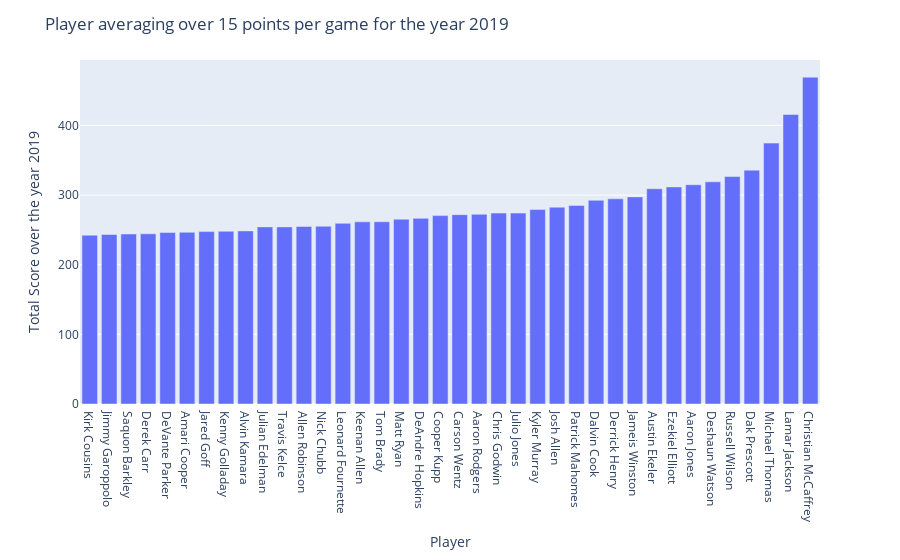

This figure's notebook cell:
### Code cell
player_grouped_data=data_2019.groupby("Player").mean()
average_score=player_grouped_data[player_grouped_data["FantasyPoints"]>(15*16)].sort_values("FantasyPoints")
average_score.reset_index(inplace=True)
average_score_fig = px.bar(average_score, x='Player', y='FantasyPoints')
average_score_fig.update_layout(title_text='Player averaging over 15 points per game for the year 2019')
average_score_fig.update_layout(yaxis_title="Total Score over the year 2019")
average_score_fig.show()

### Figure 1 — Plotly figure (JSON) as saved in the notebook; plotly's stock layout.template omitted (floating-point values rounded to 4 significant figures)
{"data": [{"alignmentgroup": "True", "hovertemplate": "Player=%{x}<br>FantasyPoints=%{y}<extra></extra>", "legendgroup": "", "marker": {"color": "#636efa", "pattern": {"shape": ""}}, "name": "", "offsetgroup": "", "orientation": "v", "showlegend": false, "textposition": "auto", "type": "bar", "x": ["Kirk Cousins", "Jimmy Garoppolo", "Saquon Barkley", "Derek Carr", "DeVante Parker", "Amari Cooper", "Jared Goff", "Kenny Golladay", "Alvin Kamara", "Julian Edelman", "Travis Kelce", "Allen Robinson", "Nick Chubb", "Leonard Fournette", "Keenan Allen", "Tom Brady", "Matt Ryan", "DeAndre Hopkins", "Cooper Kupp", "Carson Wentz", "Aaron Rodgers", "Chris Godwin", "Julio Jones", "Kyler Murray", "Josh Allen", "Patrick Mahomes", "Dalvin Cook", "Derrick Henry", "Jameis Winston", "Austin Ekeler", "Ezekiel Elliott", "Aaron Jones", "Deshaun Watson", "Russell Wilson", "Dak Prescott", "Michael Thomas", "Lamar Jackson", "Christian McCaffrey"], "xaxis": "x", "y": [242.4, 243.3, 244.1, 244.4, 246.2, 246.5, 247.5, 248, 248.5, 254.3, 254.3, 254.9, 255.2, 259.4, 261.5, 261.7, 265.3, 266.5, 270.5, 271.9, 272.4, 274.1, 274.1, 279.3, 282.6, 285.0, 292.4, 294.6, 297.4, 309, 311.7, 314.8, 319.0, 326.6, 335.8, 374.6, 415.7, 469.2], "yaxis": "y"}], "layout": {"autosize": true, "barmode": "relative", "legend": {"tracegroupgap": 0}, "margin": {"t": 60}, "title": {"text": "Player averaging over 15 points per game for the year 2019"}, "xaxis": {"anchor": "y", "autorange": true, "domain": [0, 1], "range": [-0.5, 37.5], "title": {"text": "Player"}, "type": "category"}, "yaxis": {"anchor": "x", "autorange": true, "domain": [0, 1], "range": [0, 493.9], "title": {"text": "Total Score over the year 2019"}, "type": "linear"}}}
